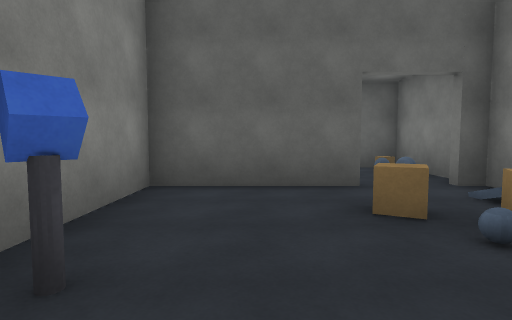
[1] (above)

20 first-person views from a walk through a Unity game level. The camera is 1.4 m above the floor, tilts 4° down and sees 80° across. Doors are open. The floor is counted in squares, 2 m on a side. Each view is taken from the middle of a square. On the plan, view 1 faces up. The plan holds only what a view shows up to about 10 squares ahead; the rest is blank.

[2]
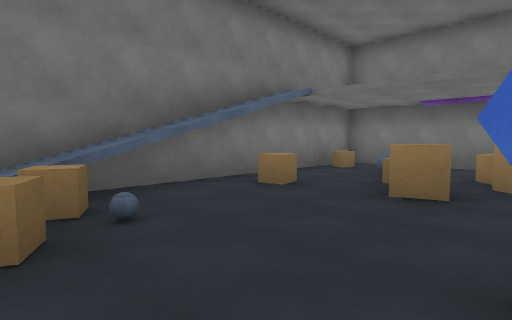

[3]
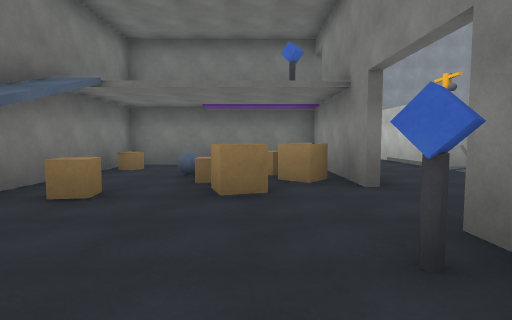

[4]
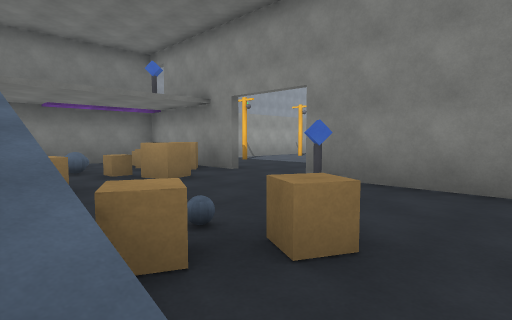

[5]
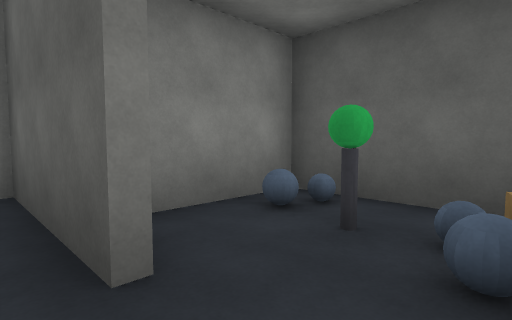

[6]
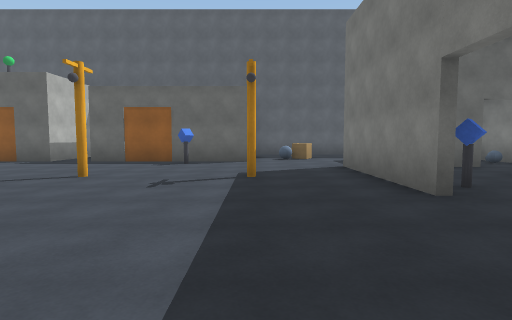

[7]
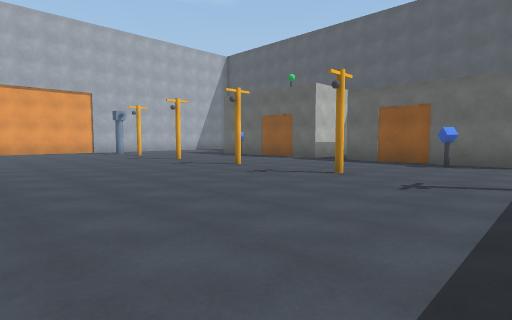

[8]
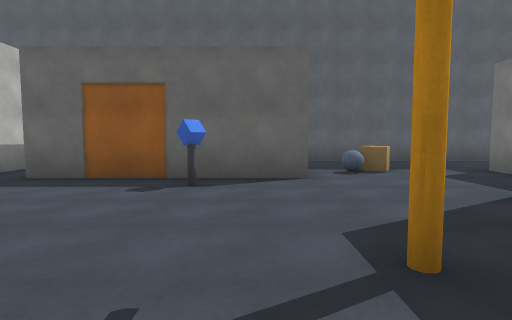

[9]
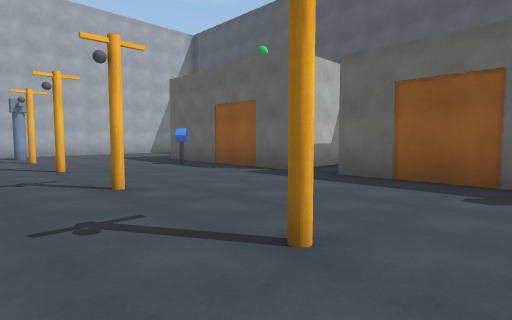

[10]
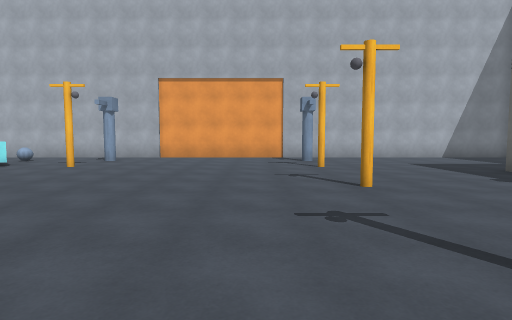

[11]
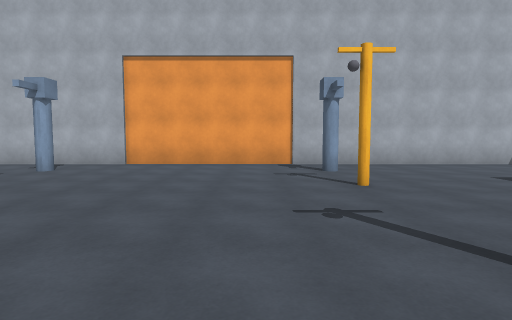

[12]
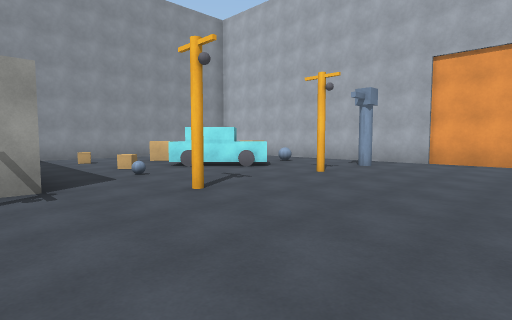

[13]
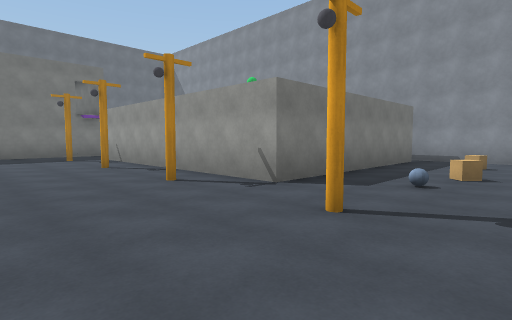

[14]
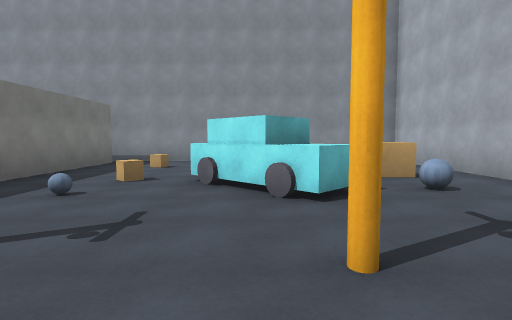

[15]
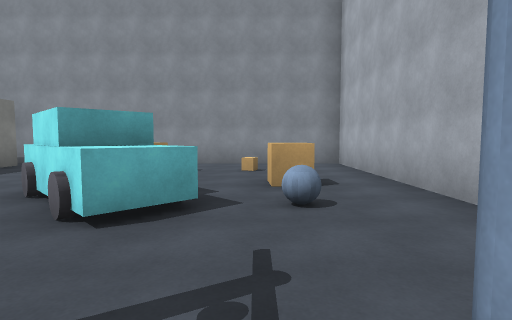

[16]
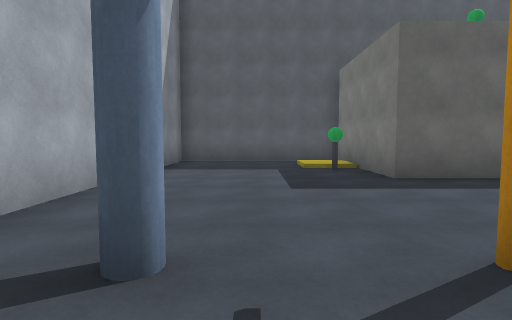

[17]
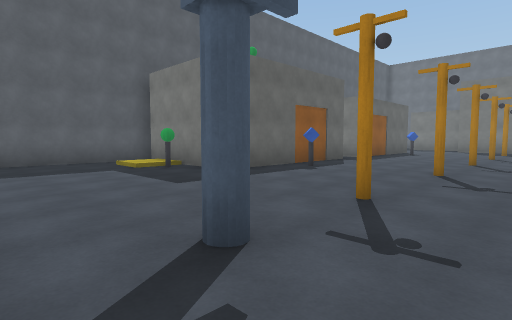

[18]
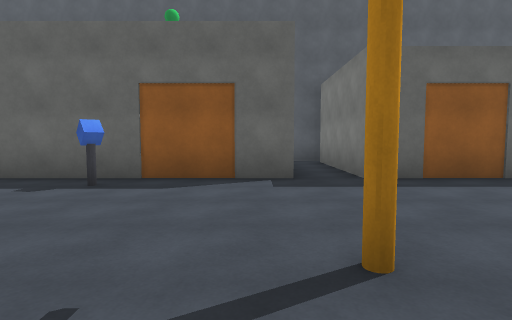

[19]
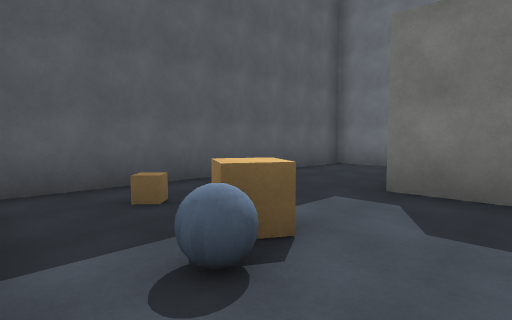

[20]
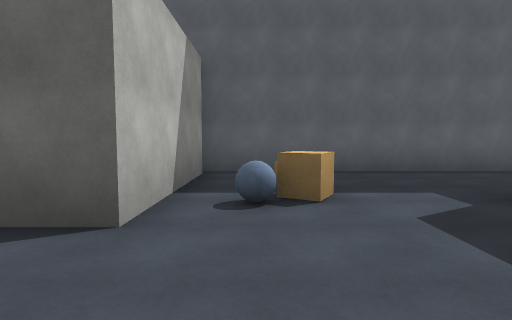

### Floor plan
Ten units are one square. View 1 is at (0, 0); x grows to the right and y downward. Boxes are objects, and circles mark ways between rooms. Rooms are numbered by the first view taken in them; rooms with no view inside come last. Other rooms are left out.
<svg viewBox="-208 -110 251 230">
<path fill="none" stroke="#000" d="M-16 14 -16 53 34 53 34 -45 30 -45M16 -45 -16 -45 -16 -6M-18 -6 -18 -48M-89 -105 -99 -105M-152 -105 -203 -105 -203 115 -112 115M-118 110 -118 47 -43 47M1 -62 1 -76M34 -52 34 -68M26 -74 3 -74 3 -52M38 -90 38 -105 -42 -105"/>
<rect x="-15" y="35" width="20" height="10" fill="#bbb"><title>other object</title></rect>
<rect x="-15" y="25" width="20" height="10" fill="#bbb"><title>other object</title></rect>
<rect x="-15" y="15" width="20" height="10" fill="#bbb"><title>other object</title></rect>
<rect x="-15" y="-15" width="10" height="10" fill="#bbb"><title>other object</title></rect>
<rect x="-5" y="5" width="10" height="10" fill="#bbb"><title>other object</title></rect>
<rect x="5" y="25" width="10" height="10" fill="#bbb"><title>other object</title></rect>
<rect x="5" y="15" width="10" height="10" fill="#bbb"><title>other object</title></rect>
<rect x="5" y="-35" width="10" height="10" fill="#bbb"><title>other object</title></rect>
<rect x="15" y="5" width="10" height="10" fill="#bbb"><title>other object</title></rect>
<rect x="15" y="-25" width="10" height="10" fill="#bbb"><title>other object</title></rect>
<rect x="25" y="35" width="10" height="10" fill="#bbb"><title>other object</title></rect>
<rect x="-195" y="75" width="10" height="10" fill="#bbb"><title>other object</title></rect>
<rect x="-195" y="35" width="10" height="10" fill="#bbb"><title>other object</title></rect>
<rect x="-195" y="-35" width="10" height="10" fill="#bbb"><title>other object</title></rect>
<rect x="-185" y="95" width="10" height="10" fill="#bbb"><title>other object</title></rect>
<rect x="-185" y="55" width="10" height="10" fill="#bbb"><title>other object</title></rect>
<rect x="-175" y="55" width="30" height="20" fill="#bbb"><title>other object</title></rect>
<rect x="-175" y="35" width="10" height="10" fill="#bbb"><title>other object</title></rect>
<rect x="-175" y="-35" width="10" height="10" fill="#bbb"><title>other object</title></rect>
<rect x="-165" y="85" width="10" height="10" fill="#bbb"><title>other object</title></rect>
<rect x="-165" y="-85" width="10" height="10" fill="#bbb"><title>other object</title></rect>
<rect x="-155" y="-75" width="10" height="10" fill="#bbb"><title>other object</title></rect>
<rect x="-155" y="-105" width="10" height="20" fill="#bbb"><title>other object</title></rect>
<rect x="-145" y="85" width="10" height="10" fill="#bbb"><title>other object</title></rect>
<rect x="-145" y="65" width="10" height="10" fill="#bbb"><title>other object</title></rect>
<rect x="-135" y="35" width="10" height="10" fill="#bbb"><title>other object</title></rect>
<rect x="-135" y="-35" width="10" height="10" fill="#bbb"><title>other object</title></rect>
<rect x="-125" y="-75" width="10" height="10" fill="#bbb"><title>other object</title></rect>
<rect x="-115" y="-75" width="10" height="10" fill="#bbb"><title>other object</title></rect>
<rect x="-105" y="35" width="10" height="10" fill="#bbb"><title>other object</title></rect>
<rect x="-105" y="-35" width="10" height="10" fill="#bbb"><title>other object</title></rect>
<rect x="-95" y="-105" width="10" height="40" fill="#bbb"><title>other object</title></rect>
<rect x="-85" y="-75" width="20" height="10" fill="#bbb"><title>other object</title></rect>
<rect x="-75" y="35" width="10" height="10" fill="#bbb"><title>other object</title></rect>
<rect x="-75" y="-35" width="10" height="10" fill="#bbb"><title>other object</title></rect>
<rect x="-65" y="-55" width="10" height="10" fill="#bbb"><title>other object</title></rect>
<rect x="-45" y="35" width="10" height="10" fill="#bbb"><title>other object</title></rect>
<rect x="-45" y="-35" width="10" height="10" fill="#bbb"><title>other object</title></rect>
<rect x="-45" y="-105" width="10" height="40" fill="#bbb"><title>other object</title></rect>
<rect x="-35" y="-75" width="10" height="10" fill="#bbb"><title>other object</title></rect>
<rect x="-35" y="-85" width="20" height="10" fill="#bbb"><title>other object</title></rect>
<rect x="-25" y="-95" width="10" height="10" fill="#bbb"><title>other object</title></rect>
<rect x="5" y="-65" width="10" height="10" fill="#bbb"><title>other object</title></rect>
<rect x="5" y="-75" width="10" height="10" fill="#bbb"><title>other object</title></rect>
<rect x="15" y="-65" width="10" height="10" fill="#bbb"><title>other object</title></rect>
<rect x="25" y="-65" width="10" height="10" fill="#bbb"><title>other object</title></rect>
<rect x="25" y="-75" width="10" height="10" fill="#bbb"><title>other object</title></rect>
<circle cx="-20" cy="5" r="3" fill="#2a7"/>
<circle cx="25" cy="-50" r="3" fill="#2a7"/>
<text x="10" y="0">1</text>
<text x="-110" y="-10">2</text>
</svg>
Room 1 opens to room 2.

Where each view was taken, in squares from view 1:
view 1: 0 up, 0 right, facing up
view 2: 3 up, 1 left, facing down-right
view 3: 3 up, 0 right, facing down
view 4: 4 up, 3 right, facing down-left
view 5: 4 up, 3 right, facing up-left
view 6: 3 down, 4 left, facing up
view 7: 3 down, 4 left, facing up-left
view 8: 1 up, 5 left, facing up
view 9: 1 up, 6 left, facing up-left
view 10: 1 up, 9 left, facing left
view 11: 1 up, 12 left, facing left
view 12: 0 up, 11 left, facing down-left
view 13: 1 down, 15 left, facing down-right
view 14: 2 down, 16 left, facing down
view 15: 3 down, 18 left, facing down
view 16: 1 up, 18 left, facing up
view 17: 1 up, 20 left, facing up-right
view 18: 1 up, 11 left, facing up
view 19: 6 up, 4 left, facing up-right
view 20: 4 up, 3 left, facing up
